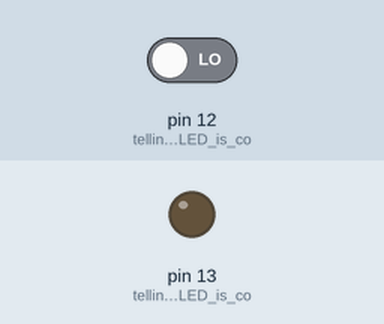
Simulated run of this sketch. Board: Arduino Uno, built with avr-gcc and run on an emulated ATmega328P. Shown: output pins drawn as LEDs (lit = HIGH). The test bench sets the inputs (shaded band); at power-on: pin 12 (telling_Arduino_LED_is_co) LOW.

Above: at 1.2 s.
1.3 s: pin 12 (telling_Arduino_LED_is_co) driven HIGH
At 2.5 s:
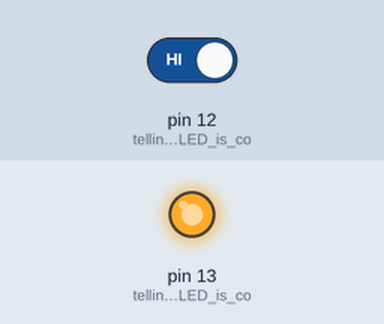
2.8 s: pin 12 (telling_Arduino_LED_is_co) driven LOW
At 3.7 s:
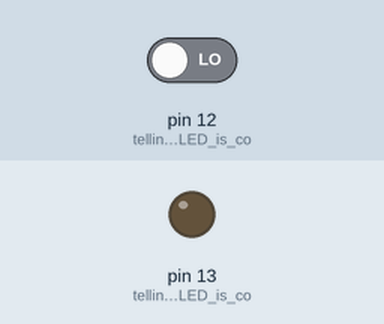
Timing chart, 0 to 5.8 s (numbered marks = the images above; inputs shaded):
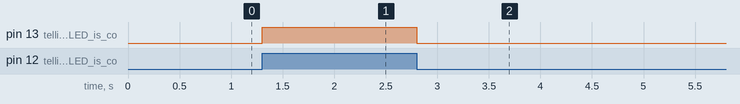

The sketch:

switchv_2.ino
```cpp
int buttonstatus=0 ;
void setup() {
pinMode(13,OUTPUT) ; //telling Arduino LED is connected to pin 13 and set as outut

pinMode(12,INPUT) ; // telling Arduino LED is connected to pin 12 and set as input

}

void loop() {
  buttonstatus=digitalRead(12);
 if (buttonstatus==HIGH)
  {
    digitalWrite(13,HIGH); //switch is high glow LED
  }
  else
  {
    digitalWrite(13,LOW);//switch is low off LED
  }
}
```

Measured:
- after the input at 1.3 s, pin 13 (telling_Arduino_LED_is_co): LOW → HIGH at once
- after the input at 2.8 s, pin 13 (telling_Arduino_LED_is_co): HIGH → LOW at once
